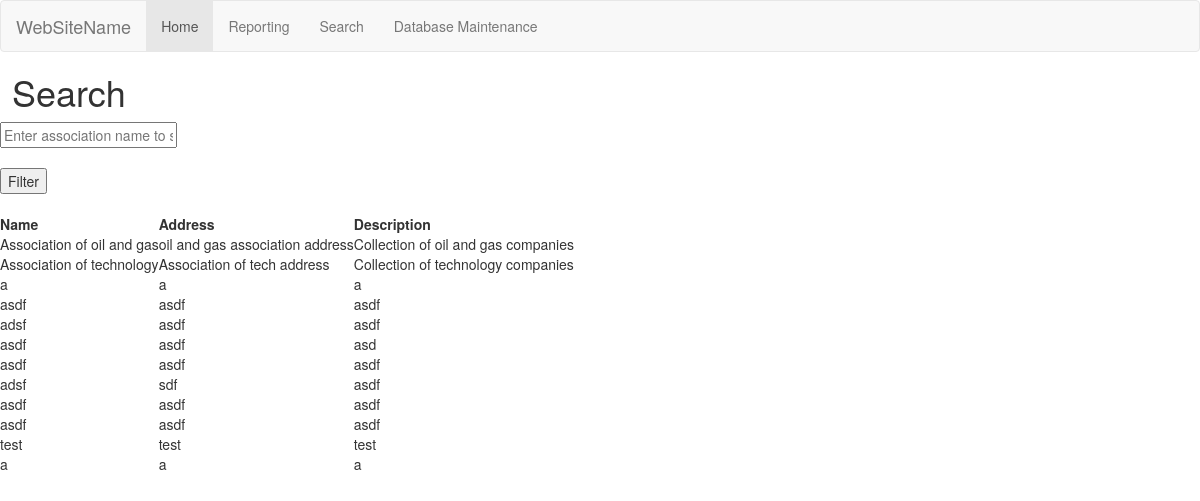
Screenshot of /search.php with the database file from the repository.
### tables this page shows
CREATE TABLE `Association` (
  `association_id` int(11) NOT NULL,
  `name` text NOT NULL,
  `description` text NOT NULL,
  `address` text NOT NULL
);

### search.php (the view, shortened to what this page needs)
<?php
    if(isset($_POST['search']))
    {
    }
    else
    {
        $query = "SELECT * FROM `Association`";
        $search_result = filterTable($query);
    }
    function filterTable($query)
    {
        $filter_result = mysqli_query($link, $query);
        return $filter_result;
    }
?>
<!DOCTYPE html>
<html lang="en" dir="ltr">
    <head>
        <link rel="stylesheet" href="https://maxcdn.bootstrapcdn.com/bootstrap/3.4.1/css/bootstrap.min.css">
    </head>
    <body>
        <nav class="navbar navbar-default">
            <div class="container-fluid">
                <div class="navbar-header">
                    <a class="navbar-brand" href="#">WebSiteName</a>
                </div>
                <ul class="nav navbar-nav">
                    <li class="active"><a href="/index.php">Home</a></li>
                    <li><a href="/database/reporting">Reporting</a></li>
                    <li><a href="/database/search">Search</a></li>
                    <li><a href="/database/maintenance.html">Database Maintenance</a></li>
                </ul>
            </div>
        </nav>
        <h1 style="margin-left:1%">Search</h1>
        <form>
            <input type="text" name="associationSearch" placeholder="Enter association name to search for"><br><br>
            <input type="submit" name="search" value="Filter"><br><br>
            <table>
                <tr>
                    <th>Name</th>
                    <th>Address</th>
                    <th>Description</th>
                </tr>
                <?php while($row = mysqli_fetch_array($search_result)):?>
                <tr>
                    <td><?php echo $row['name'] ?></td>
                    <td><?php echo $row['address'] ?></td>
                    <td><?php echo $row['description'] ?></td>
                </tr>
                <?php endwhile; ?>
            </table>
        </form>
    </body>
</html>

### rows the page displays
association: name "Association of oil and gas", address "oil and gas association address", description "Collection of oil and gas companies"
association: name "Association of technology", address "Association of tech address", description "Collection of technology companies"
association: name "a", address "a", description "a"
association: name "asdf", address "asdf", description "asdf"
association: name "adsf", address "asdf", description "asdf"
association: name "asdf", address "asdf", description "asd"
association: name "asdf", address "asdf", description "asdf"
association: name "adsf", address "sdf", description "asdf"
association: name "asdf", address "asdf", description "asdf"
association: name "asdf", address "asdf", description "asdf"
association: name "test", address "test", description "test"
association: name "a", address "a", description "a"
